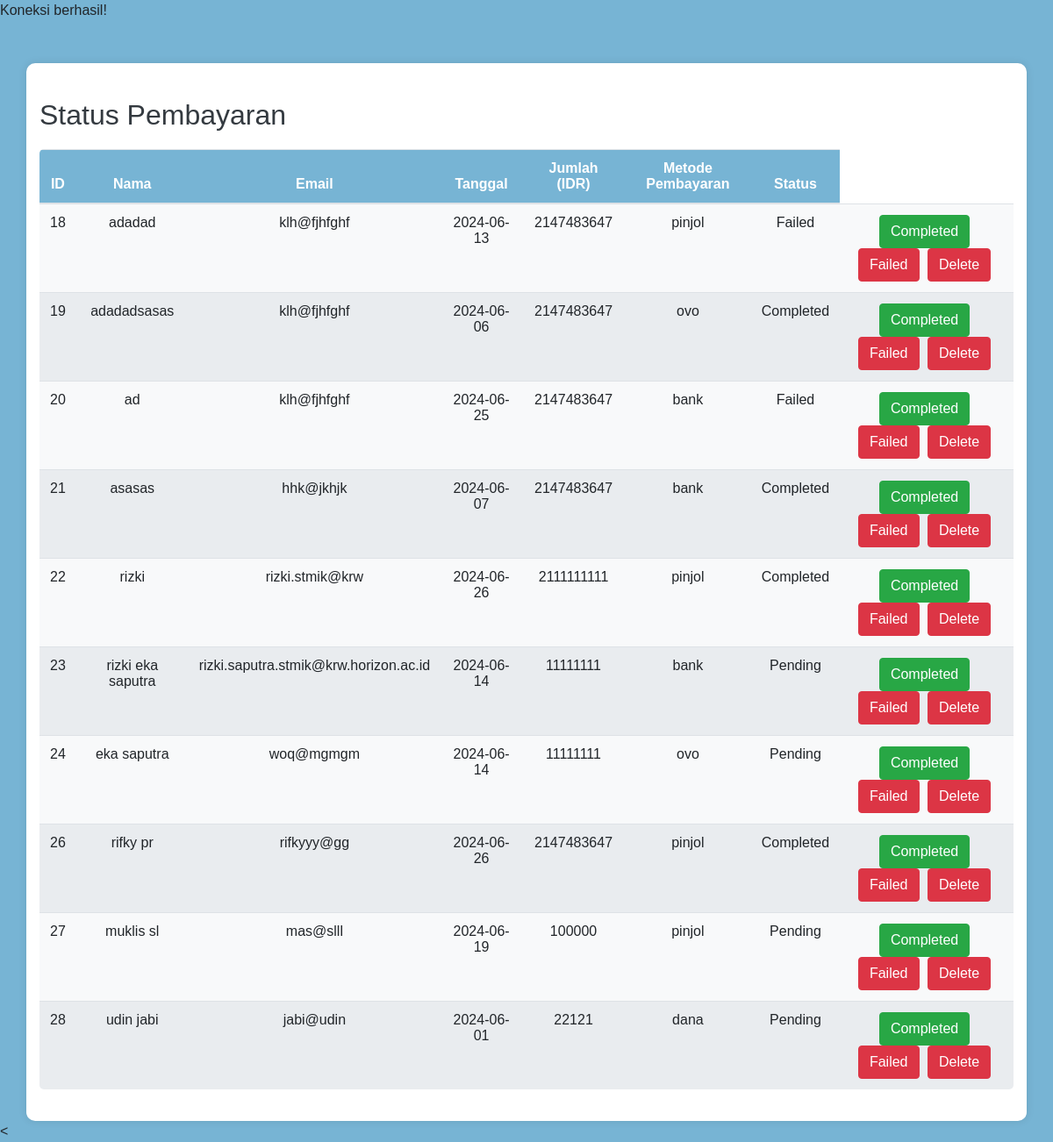
The app's page /pembayaran/status_pembayaran.php with its own data.
### tables this page shows
CREATE TABLE `pembayaran` (
  `id` int(11) NOT NULL,
  `nama` varchar(100) DEFAULT NULL,
  `email` varchar(100) DEFAULT NULL,
  `tanggal` date DEFAULT NULL,
  `jumlah` int(11) DEFAULT NULL,
  `metode_pembayaran` varchar(50) DEFAULT NULL,
  `status` enum('Pending','Completed','Failed') DEFAULT 'Pending'
);

### controllers/PembayaranController.php (called while the page is built, shortened)
<?php
class PembayaranController {
    private $conn;
    public function __construct($conn) {
        $this->conn = $conn;
    }
    public function index() {
        $result = $this->conn->query("SELECT * FROM pembayaran");
        return $result->fetch_all(MYSQLI_ASSOC);
    }
}
?>

### pembayaran/status_pembayaran.php (the view, shortened to what this page needs)
<?php
require_once '../controllers/PembayaranController.php';
$controller = new PembayaranController($conn);
$pembayarans = $controller->index();
?>
<!DOCTYPE html>
<html lang="en">
<head>
    <link rel="stylesheet" href="../aset/style4.css">
    <link rel="stylesheet" href="https://stackpath.bootstrapcdn.com/bootstrap/4.5.2/css/bootstrap.min.css">
</head>
<body class="bb">
    <div class="container mt-5">
        <h2 class="bw">Status Pembayaran</h2>
    <table class="table">
    <thead>
        <tr>
            <th>ID</th>
            <th>Nama</th>
            <th>Email</th>
            <th>Tanggal</th>
            <th>Jumlah (IDR)</th>
            <th>Metode Pembayaran</th>
            <th>Status</th>
    </thead>
    <tbody>
        <?php foreach ($pembayarans as $pembayaran): ?>
            <tr>
                <td><?= $pembayaran['id'] ?></td>
                <td><?= $pembayaran['nama'] ?></td>
                <td><?= $pembayaran['email'] ?></td>
                <td><?= $pembayaran['tanggal'] ?></td>
                <td><?= $pembayaran['jumlah'] ?></td>
                <td><?= $pembayaran['metode_pembayaran'] ?></td>
                <td><?= $pembayaran['status'] ?></td>
                <td>
                  <a href="?action=updateStatus&id=<?= $pembayaran['id'] ?>&status=Completed" class="btn btn-success">Completed</a>
                    <a href="?action=updateStatus&id=<?= $pembayaran['id'] ?>&status=Failed" class="btn btn-danger">Failed</a>
                    <a href="?action=delete&id=<?= $pembayaran['id'] ?>" class="btn btn-danger">Delete</a>
                </td>
            </tr>
        <?php endforeach; ?>
    </tbody>
</table>
    </div>
    <

### aset/style4.css (style rules this page uses)
body.bb { background-color: #77b4d4; font-family: Arial, sans-serif; }
.container { background-color: #ffffff; padding: 20px; border-radius: 10px; box-shadow: 0 0 10px rgba(0, 0, 0, 0.1); }
h2 { margin-bottom: 20px; color: #343a40; font-weight: bold; }
.bw { margin-top: 20px; }
.table { margin-top: 20px; border-radius: 5px; overflow: hidden; }
.table th, .table td { text-align: center; vertical-align: middle; }
.table th { background-color: #77b4d4; color: #ffffff; }
.table tbody tr:nth-child(odd) { background-color: #f8f9fa; }
.table tbody tr:nth-child(even) { background-color: #e9ecef; }
.btn-success { margin-right: 5px; }
.btn-danger { margin-right: 5px; }

### records on screen
pembayaran: id "18", nama "adadad", email "klh@fjhfghf", tanggal "2024-06-13", jumlah "2147483647", metode_pembayaran "pinjol", status "Failed"
pembayaran: id "19", nama "adadadsasas", email "klh@fjhfghf", tanggal "2024-06-06", jumlah "2147483647", metode_pembayaran "ovo", status "Completed"
pembayaran: id "20", nama "ad", email "klh@fjhfghf", tanggal "2024-06-25", jumlah "2147483647", metode_pembayaran "bank", status "Failed"
pembayaran: id "21", nama "asasas", email "hhk@jkhjk", tanggal "2024-06-07", jumlah "2147483647", metode_pembayaran "bank", status "Completed"
pembayaran: id "22", nama "rizki", email "rizki.stmik@krw", tanggal "2024-06-26", jumlah "2111111111", metode_pembayaran "pinjol", status "Completed"
pembayaran: id "23", nama "rizki eka saputra", email "rizki.saputra.stmik@krw.horizon.ac.id", tanggal "2024-06-14", jumlah "11111111", metode_pembayaran "bank", status "Pending"
pembayaran: id "24", nama "eka saputra", email "woq@mgmgm", tanggal "2024-06-14", jumlah "11111111", metode_pembayaran "ovo", status "Pending"
pembayaran: id "26", nama "rifky pr", email "rifkyyy@gg", tanggal "2024-06-26", jumlah "2147483647", metode_pembayaran "pinjol", status "Completed"
pembayaran: id "27", nama "muklis sl", email "mas@slll", tanggal "2024-06-19", jumlah "100000", metode_pembayaran "pinjol", status "Pending"
pembayaran: id "28", nama "udin jabi", email "jabi@udin", tanggal "2024-06-01", jumlah "22121", metode_pembayaran "dana", status "Pending"
